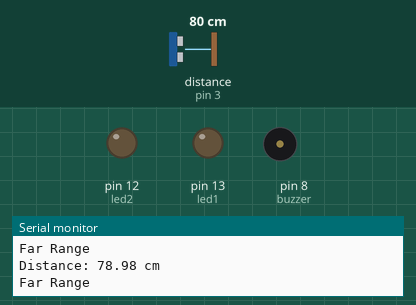
This sketch was run on a simulated Arduino Uno, built with avr-gcc and run on an emulated ATmega328P. Parts: output pins drawn as LEDs (lit = HIGH), buzzer (waves = sounding, pin HIGH), the last lines printed to the serial monitor. Wiring (inferred from the names in the program): ultrasonic range finder: trigger pin 2; echo pin 3. The inputs (shaded band) are chosen by the test bench; at power-on: distance to the obstacle (sensor on pin 3) 80 cm. The echo pulse lasts 58.3 µs per cm; pins used as bus, display or sensor lines are not drawn.

Above: at 1.3 s.
1.4 s: distance to the obstacle (sensor on pin 3) set to 54 cm
2.9 s: distance to the obstacle (sensor on pin 3) set to 45 cm
At 3.5 s:
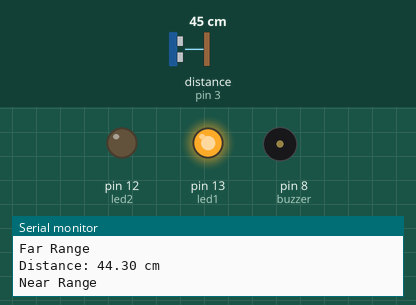
4.5 s: distance to the obstacle (sensor on pin 3) set to 12 cm
6.0 s: distance to the obstacle (sensor on pin 3) set to 9 cm
At 6.3 s:
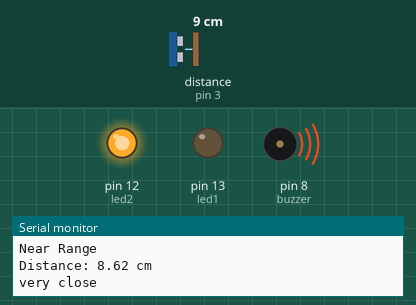
7.5 s: distance to the obstacle (sensor on pin 3) set to 18 cm
At 8.7 s:
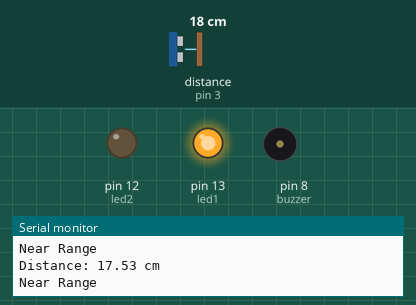
9.0 s: distance to the obstacle (sensor on pin 3) set to 2 cm
At 10.2 s:
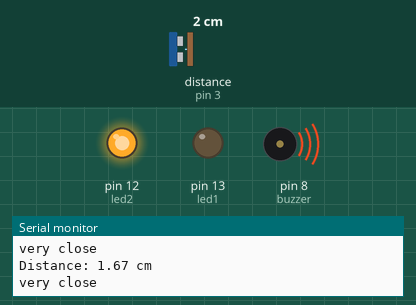
Timing chart, 0 to 11.5 s (numbered marks = the images above; inputs shaded):
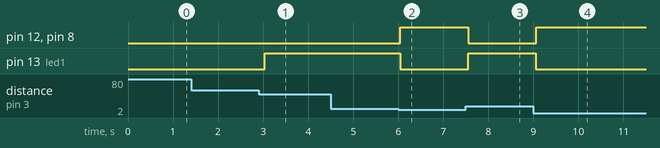

The sketch:

ex03.ino
```cpp
// INPUT = 0; OUTPUT = 1; LOW = 0; HIGH = 1;
int echoPin = 3;
int trigPin = 2;
int buzzer = 8;
int led1 = 13;
int led2 = 12;
float distance;
void setup() {
  pinMode(trigPin, 1);
  pinMode(echoPin, 0);
  Serial.begin(115200);
  pinMode(buzzer, 1);
  pinMode(led1, 1);
  pinMode(led2, 1);
  Serial.println("Distance Measure Program: ");
}


void loop() {
  digitalWrite(trigPin, 0);
  delayMicroseconds(2);
  digitalWrite(trigPin, 1);
  delayMicroseconds(10);
  digitalWrite(trigPin, 0);
  distance  = pulseIn(echoPin, 1) * 0.034 / 2;
  Serial.println("Distance: " + String(distance) + " cm");
  digitalWrite(led1, 0);
  digitalWrite(led2, 0);
  digitalWrite(buzzer, 0);

  if(distance <= 10){
    Serial.println("very close");
    digitalWrite(led2, 1);
    digitalWrite(buzzer, 1);
  }else if(distance <= 50){
    Serial.println("Near Range");
    digitalWrite(led1, 1);
  }else{
    Serial.println("Far Range");
  }

  delay(500);
}
```

Measured:
- the behaviour switches between 51 and 50 cm on distance to the obstacle (sensor on pin 3) (found by bisection; images 0 and 1)
- the behaviour switches between 11 and 10 cm on distance to the obstacle (sensor on pin 3) (found by bisection; images 1 and 2)
- after the input at 2.9 s, pin 13 (led1): LOW → HIGH after 0.13 s
- after the input at 6.0 s, pin 12 (led2), pin 8 (buzzer): LOW → HIGH after 0.05 s; pin 13 (led1): HIGH → LOW after 0.05 s
- after the input at 7.5 s, pin 12 (led2), pin 8 (buzzer): HIGH → LOW after 0.05 s; pin 13 (led1): LOW → HIGH after 0.05 s
- after the input at 9.0 s, pin 12 (led2), pin 8 (buzzer): LOW → HIGH after 0.06 s; pin 13 (led1): HIGH → LOW after 0.06 s
